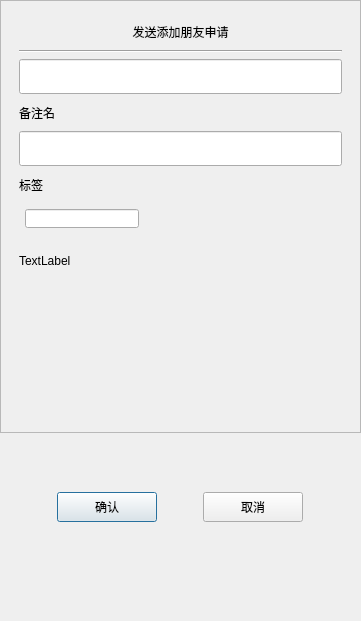
<?xml version="1.0" encoding="UTF-8"?>
<ui version="4.0">
 <class>AddFriend</class>
 <widget class="QDialog" name="AddFriend">
  <property name="geometry">
   <rect>
    <x>0</x>
    <y>0</y>
    <width>361</width>
    <height>621</height>
   </rect>
  </property>
  <property name="minimumSize">
   <size>
    <width>361</width>
    <height>621</height>
   </size>
  </property>
  <property name="maximumSize">
   <size>
    <width>361</width>
    <height>621</height>
   </size>
  </property>
  <property name="windowTitle">
   <string>Dialog</string>
  </property>
  <layout class="QVBoxLayout" name="verticalLayout" stretch="0,0,0,0">
   <property name="spacing">
    <number>0</number>
   </property>
   <property name="leftMargin">
    <number>0</number>
   </property>
   <property name="topMargin">
    <number>0</number>
   </property>
   <property name="rightMargin">
    <number>0</number>
   </property>
   <property name="bottomMargin">
    <number>40</number>
   </property>
   <item>
    <widget class="QScrollArea" name="scrollArea">
     <property name="widgetResizable">
      <bool>true</bool>
     </property>
     <widget class="QWidget" name="scrollcontent">
      <property name="geometry">
       <rect>
        <x>0</x>
        <y>0</y>
        <width>359</width>
        <height>437</height>
       </rect>
      </property>
      <layout class="QHBoxLayout" name="horizontalLayout_5">
       <item>
        <widget class="QWidget" name="apply_wid" native="true">
         <layout class="QVBoxLayout" name="verticalLayout_2">
          <item>
           <widget class="QLabel" name="label">
            <property name="minimumSize">
             <size>
              <width>0</width>
              <height>25</height>
             </size>
            </property>
            <property name="maximumSize">
             <size>
              <width>16777215</width>
              <height>25</height>
             </size>
            </property>
            <property name="text">
             <string>发送添加朋友申请</string>
            </property>
            <property name="alignment">
             <set>Qt::AlignmentFlag::AlignCenter</set>
            </property>
           </widget>
          </item>
          <item>
           <widget class="Line" name="h_line">
            <property name="orientation">
             <enum>Qt::Orientation::Horizontal</enum>
            </property>
           </widget>
          </item>
          <item>
           <widget class="CustomizeEdit" name="name_ed">
            <property name="minimumSize">
             <size>
              <width>0</width>
              <height>35</height>
             </size>
            </property>
            <property name="maximumSize">
             <size>
              <width>16777215</width>
              <height>35</height>
             </size>
            </property>
           </widget>
          </item>
          <item>
           <widget class="QLabel" name="label_2">
            <property name="minimumSize">
             <size>
              <width>0</width>
              <height>25</height>
             </size>
            </property>
            <property name="maximumSize">
             <size>
              <width>16777215</width>
              <height>25</height>
             </size>
            </property>
            <property name="text">
             <string>备注名</string>
            </property>
           </widget>
          </item>
          <item>
           <widget class="CustomizeEdit" name="back_ed">
            <property name="minimumSize">
             <size>
              <width>0</width>
              <height>35</height>
             </size>
            </property>
            <property name="maximumSize">
             <size>
              <width>16777215</width>
              <height>35</height>
             </size>
            </property>
           </widget>
          </item>
          <item>
           <widget class="QLabel" name="label_3">
            <property name="minimumSize">
             <size>
              <width>0</width>
              <height>25</height>
             </size>
            </property>
            <property name="maximumSize">
             <size>
              <width>16777215</width>
              <height>25</height>
             </size>
            </property>
            <property name="text">
             <string>标签</string>
            </property>
           </widget>
          </item>
          <item>
           <widget class="QWidget" name="lb_group_wid" native="true">
            <property name="minimumSize">
             <size>
              <width>0</width>
              <height>50</height>
             </size>
            </property>
            <layout class="QVBoxLayout" name="verticalLayout_4">
             <property name="spacing">
              <number>0</number>
             </property>
             <property name="leftMargin">
              <number>0</number>
             </property>
             <property name="topMargin">
              <number>0</number>
             </property>
             <property name="rightMargin">
              <number>0</number>
             </property>
             <property name="bottomMargin">
              <number>0</number>
             </property>
             <item>
              <widget class="QWidget" name="gridWidget" native="true">
               <property name="minimumSize">
                <size>
                 <width>0</width>
                 <height>40</height>
                </size>
               </property>
               <property name="maximumSize">
                <size>
                 <width>16777215</width>
                 <height>40</height>
                </size>
               </property>
               <widget class="CustomizeEdit" name="lb_ed">
                <property name="geometry">
                 <rect>
                  <x>6</x>
                  <y>6</y>
                  <width>114</width>
                  <height>19</height>
                 </rect>
                </property>
                <property name="minimumSize">
                 <size>
                  <width>0</width>
                  <height>0</height>
                 </size>
                </property>
                <property name="maximumSize">
                 <size>
                  <width>16777215</width>
                  <height>35</height>
                 </size>
                </property>
                <property name="alignment">
                 <set>Qt::AlignmentFlag::AlignLeading|Qt::AlignmentFlag::AlignLeft|Qt::AlignmentFlag::AlignVCenter</set>
                </property>
               </widget>
              </widget>
             </item>
             <item>
              <widget class="QWidget" name="input_tip_wid" native="true">
               <property name="minimumSize">
                <size>
                 <width>0</width>
                 <height>35</height>
                </size>
               </property>
               <layout class="QVBoxLayout" name="verticalLayout_5">
                <property name="spacing">
                 <number>0</number>
                </property>
                <property name="leftMargin">
                 <number>0</number>
                </property>
                <property name="topMargin">
                 <number>0</number>
                </property>
                <property name="rightMargin">
                 <number>0</number>
                </property>
                <property name="bottomMargin">
                 <number>0</number>
                </property>
                <item>
                 <widget class="ClickedOnceLabel" name="tip_lb">
                  <property name="text">
                   <string>TextLabel</string>
                  </property>
                  <property name="alignment">
                   <set>Qt::AlignmentFlag::AlignLeading|Qt::AlignmentFlag::AlignLeft|Qt::AlignmentFlag::AlignVCenter</set>
                  </property>
                 </widget>
                </item>
               </layout>
              </widget>
             </item>
            </layout>
           </widget>
          </item>
          <item>
           <widget class="QWidget" name="widget" native="true">
            <property name="minimumSize">
             <size>
              <width>0</width>
              <height>60</height>
             </size>
            </property>
            <property name="maximumSize">
             <size>
              <width>16777215</width>
              <height>16777215</height>
             </size>
            </property>
            <layout class="QHBoxLayout" name="horizontalLayout">
             <property name="leftMargin">
              <number>0</number>
             </property>
             <property name="topMargin">
              <number>0</number>
             </property>
             <property name="rightMargin">
              <number>0</number>
             </property>
             <property name="bottomMargin">
              <number>0</number>
             </property>
             <item>
              <widget class="QWidget" name="lb_list" native="true">
               <property name="minimumSize">
                <size>
                 <width>287</width>
                 <height>50</height>
                </size>
               </property>
               <property name="maximumSize">
                <size>
                 <width>287</width>
                 <height>16777215</height>
                </size>
               </property>
              </widget>
             </item>
             <item>
              <widget class="QWidget" name="more_lb_wid" native="true">
               <property name="minimumSize">
                <size>
                 <width>30</width>
                 <height>0</height>
                </size>
               </property>
               <property name="maximumSize">
                <size>
                 <width>30</width>
                 <height>16777215</height>
                </size>
               </property>
               <layout class="QVBoxLayout" name="verticalLayout_3">
                <property name="leftMargin">
                 <number>2</number>
                </property>
                <property name="topMargin">
                 <number>2</number>
                </property>
                <property name="rightMargin">
                 <number>2</number>
                </property>
                <property name="bottomMargin">
                 <number>2</number>
                </property>
                <item>
                 <spacer name="verticalSpacer_2">
                  <property name="orientation">
                   <enum>Qt::Orientation::Vertical</enum>
                  </property>
                  <property name="sizeHint" stdset="0">
                   <size>
                    <width>20</width>
                    <height>40</height>
                   </size>
                  </property>
                 </spacer>
                </item>
                <item>
                 <widget class="ClickedOnceLabel" name="more_lb">
                  <property name="minimumSize">
                   <size>
                    <width>25</width>
                    <height>25</height>
                   </size>
                  </property>
                  <property name="maximumSize">
                   <size>
                    <width>25</width>
                    <height>25</height>
                   </size>
                  </property>
                  <property name="text">
                   <string/>
                  </property>
                 </widget>
                </item>
                <item>
                 <spacer name="verticalSpacer_4">
                  <property name="orientation">
                   <enum>Qt::Orientation::Vertical</enum>
                  </property>
                  <property name="sizeType">
                   <enum>QSizePolicy::Policy::Fixed</enum>
                  </property>
                  <property name="sizeHint" stdset="0">
                   <size>
                    <width>20</width>
                    <height>60</height>
                   </size>
                  </property>
                 </spacer>
                </item>
               </layout>
              </widget>
             </item>
            </layout>
           </widget>
          </item>
         </layout>
        </widget>
       </item>
      </layout>
     </widget>
    </widget>
   </item>
   <item>
    <spacer name="verticalSpacer">
     <property name="orientation">
      <enum>Qt::Orientation::Vertical</enum>
     </property>
     <property name="sizeType">
      <enum>QSizePolicy::Policy::Fixed</enum>
     </property>
     <property name="sizeHint" stdset="0">
      <size>
       <width>20</width>
       <height>40</height>
      </size>
     </property>
    </spacer>
   </item>
   <item>
    <widget class="QWidget" name="widget_2" native="true">
     <layout class="QHBoxLayout" name="horizontalLayout_3">
      <item>
       <widget class="QWidget" name="apply_sure_wid" native="true">
        <property name="minimumSize">
         <size>
          <width>0</width>
          <height>50</height>
         </size>
        </property>
        <layout class="QHBoxLayout" name="horizontalLayout_2">
         <item>
          <spacer name="horizontalSpacer">
           <property name="orientation">
            <enum>Qt::Orientation::Horizontal</enum>
           </property>
           <property name="sizeHint" stdset="0">
            <size>
             <width>39</width>
             <height>20</height>
            </size>
           </property>
          </spacer>
         </item>
         <item>
          <widget class="Clickedbtn" name="sure_btn">
           <property name="minimumSize">
            <size>
             <width>100</width>
             <height>30</height>
            </size>
           </property>
           <property name="maximumSize">
            <size>
             <width>100</width>
             <height>30</height>
            </size>
           </property>
           <property name="text">
            <string>确认</string>
           </property>
          </widget>
         </item>
         <item>
          <spacer name="horizontalSpacer_3">
           <property name="orientation">
            <enum>Qt::Orientation::Horizontal</enum>
           </property>
           <property name="sizeHint" stdset="0">
            <size>
             <width>40</width>
             <height>20</height>
            </size>
           </property>
          </spacer>
         </item>
         <item>
          <widget class="Clickedbtn" name="cancel_btn">
           <property name="minimumSize">
            <size>
             <width>100</width>
             <height>30</height>
            </size>
           </property>
           <property name="text">
            <string>取消</string>
           </property>
          </widget>
         </item>
         <item>
          <spacer name="horizontalSpacer_2">
           <property name="orientation">
            <enum>Qt::Orientation::Horizontal</enum>
           </property>
           <property name="sizeHint" stdset="0">
            <size>
             <width>40</width>
             <height>20</height>
            </size>
           </property>
          </spacer>
         </item>
        </layout>
       </widget>
      </item>
     </layout>
    </widget>
   </item>
   <item>
    <spacer name="verticalSpacer_3">
     <property name="orientation">
      <enum>Qt::Orientation::Vertical</enum>
     </property>
     <property name="sizeType">
      <enum>QSizePolicy::Policy::Fixed</enum>
     </property>
     <property name="sizeHint" stdset="0">
      <size>
       <width>20</width>
       <height>40</height>
      </size>
     </property>
    </spacer>
   </item>
  </layout>
 </widget>
 <customwidgets>
  <customwidget>
   <class>Clickedbtn</class>
   <extends>QPushButton</extends>
   <header location="global">clickedbtn.h</header>
  </customwidget>
  <customwidget>
   <class>CustomizeEdit</class>
   <extends>QLineEdit</extends>
   <header>customizeedit.h</header>
  </customwidget>
  <customwidget>
   <class>ClickedOnceLabel</class>
   <extends>QLabel</extends>
   <header>clickedoncelabel.h</header>
  </customwidget>
 </customwidgets>
 <resources/>
 <connections/>
</ui>
